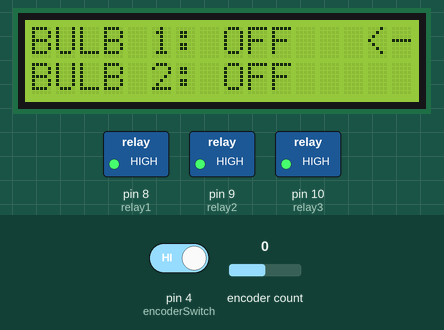
A sketch run on a simulated Arduino Uno, built with avr-gcc and run on an emulated ATmega328P. Parts: 16×2 character LCD, switched loads named in the sketch (green lamp = pin HIGH). Dashed ring = blinking. The test bench sets the inputs (shaded band); at power-on: pin 4 (encoderSwitch) HIGH, encoder count 0.

Above: at 1.2 s.
1.3 s: pin 4 (encoderSwitch) driven LOW
At 1.49 s:
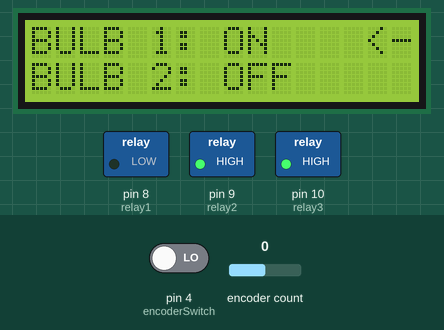
4.3 s: encoder count set to 1
At 5.12 s:
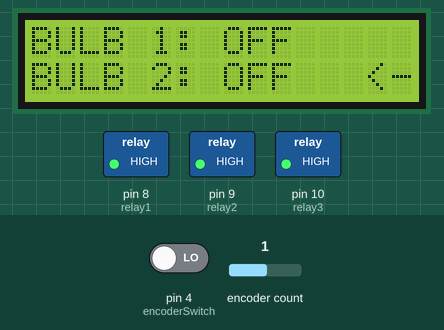
7.1 s: encoder count set to 2
At 7.44 s:
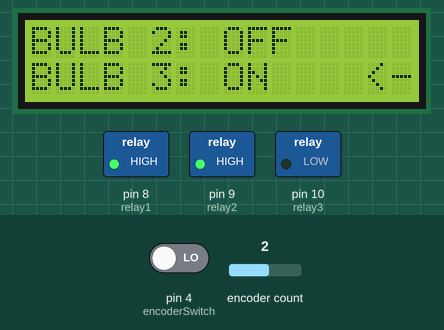
10.1 s: encoder count set to 3
At 10.75 s:
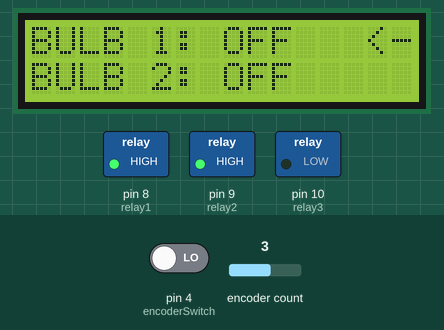
12.7 s: encoder count set to 4
At 13.4 s:
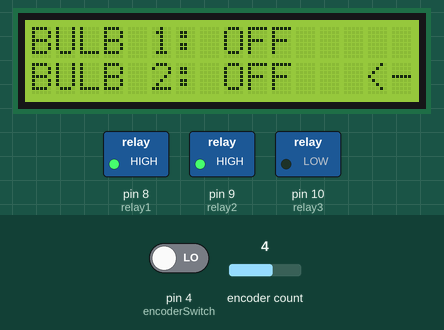
15.3 s: encoder count set to 5
At 15.72 s:
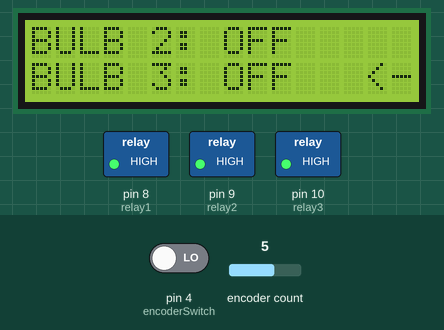
Timing chart, 0 to 19.3 s (numbered marks = the images above; inputs shaded):
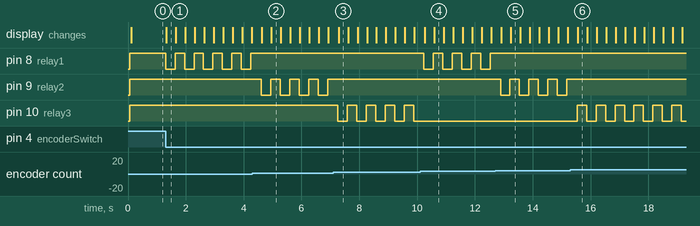

The sketch:

BULB_oct19a.ino
```cpp
// Name : Musawir Kasi

//Task : BULB Control System Using Rotary Encoder

//NOTE : I have performed this task on 16*2 LCD (1602A) because 20*4 was not avaliable


#include <Wire.h>
#include <LiquidCrystal_I2C.h>
#include <Encoder.h>

// Define LCD
LiquidCrystal_I2C lcd(0x27, 16, 2); // I2C address and size for 1602a

// Define Encoder Pins
Encoder rotaryEncoder(2, 3);
const int encoderSwitch = 4;  // Encoder button pin

// Define Relay Pins
const int relay1 = 8;
const int relay2 = 9;
const int relay3 = 10;

// Bulb States
bool bulbState[3] = {false, false, false};  // Initial state: OFF

// Variables for menu navigation
int menuIndex = 0;
long lastPosition = -999;

void setup() {
  // Initialize LCD
  lcd.begin(16, 2);
  lcd.backlight();

  // Set Relay pins as OUTPUT
  pinMode(relay1, OUTPUT);
  pinMode(relay2, OUTPUT);
  pinMode(relay3, OUTPUT);

  // Initialize Relays to OFF state
  digitalWrite(relay1, HIGH); // Relay HIGH means OFF for most modules
  digitalWrite(relay2, HIGH);
  digitalWrite(relay3, HIGH);

  // Encoder switch
  pinMode(encoderSwitch, INPUT_PULLUP);

  // Display initial menu
  displayMenu();
}

void loop() {
  // Read rotary encoder position
  long newPosition = rotaryEncoder.read() / 4;  // Adjust based on encoder steps

  if (newPosition != lastPosition) {
    menuIndex = newPosition % 3;  // Wrap around the menu options
    displayMenu();
    lastPosition = newPosition;
  }

  // Check if encoder button is pressed
  if (digitalRead(encoderSwitch) == LOW) {
    toggleBulb(menuIndex);
    displayMenu();  // Update the menu after toggling
    delay(300);     // Debounce delay
  }
}

void displayMenu() {
  lcd.clear();

  if (menuIndex == 0 || menuIndex == 1) {
    // Show BULB 1 and BULB 2
    lcd.setCursor(0, 0);
    lcd.print("BULB 1: ");
    lcd.print(bulbState[0] ? "ON " : "OFF");

    lcd.setCursor(0, 1);
    lcd.print("BULB 2: ");
    lcd.print(bulbState[1] ? "ON " : "OFF");

    // Show selector
    lcd.setCursor(14, menuIndex);
    lcd.print("<-");
  } else if (menuIndex == 2) {
    // Show BULB 2 and BULB 3
    lcd.setCursor(0, 0);
    lcd.print("BULB 2: ");
    lcd.print(bulbState[1] ? "ON " : "OFF");

    lcd.setCursor(0, 1);
    lcd.print("BULB 3: ");
    lcd.print(bulbState[2] ? "ON " : "OFF");

    // Show selector
    lcd.setCursor(14, menuIndex - 1);
    lcd.print("<-");
  }
}

void toggleBulb(int index) {
  bulbState[index] = !bulbState[index];

  // Toggle relays
  if (index == 0) {
    digitalWrite(relay1, bulbState[0] ? LOW : HIGH);  // LOW = ON, HIGH = OFF
  } else if (index == 1) {
    digitalWrite(relay2, bulbState[1] ? LOW : HIGH);
  } else if (index == 2) {
    digitalWrite(relay3, bulbState[2] ? LOW : HIGH);
  }
}
```

Measured:
- after the input at 1.3 s, pin 8 (relay1): alternates HIGH for 0.33 s and LOW for 0.33 s, starting at once; the display: changes at once (image 1)
- after the input at 4.3 s, pin 8 (relay1): stops changing and stays HIGH; pin 9 (relay2): alternates HIGH for 0.33 s and LOW for 0.33 s, starting after 0.31 s; the display: first changes after 0.33 s (image 2 shows a later state)
- after the input at 7.1 s, pin 9 (relay2): stops changing and stays HIGH; pin 10 (relay3): alternates HIGH for 0.33 s and LOW for 0.33 s, starting after 0.16 s; the display: changes after 0.18 s (image 3)
- after the input at 10.1 s, pin 8 (relay1): alternates HIGH for 0.33 s and LOW for 0.33 s, starting after 0.13 s; pin 10 (relay3): stops changing and stays LOW; the display: first changes after 0.16 s (image 4 shows a later state)
- after the input at 12.7 s, pin 8 (relay1): stops changing and stays HIGH; pin 9 (relay2): alternates HIGH for 0.33 s and LOW for 0.33 s, starting after 0.18 s; the display: first changes after 0.21 s (image 5 shows a later state)
- after the input at 15.3 s, pin 9 (relay2): stops changing and stays HIGH; pin 10 (relay3): alternates HIGH for 0.33 s and LOW for 0.33 s, starting after 0.23 s; the display: changes after 0.26 s (image 6)
